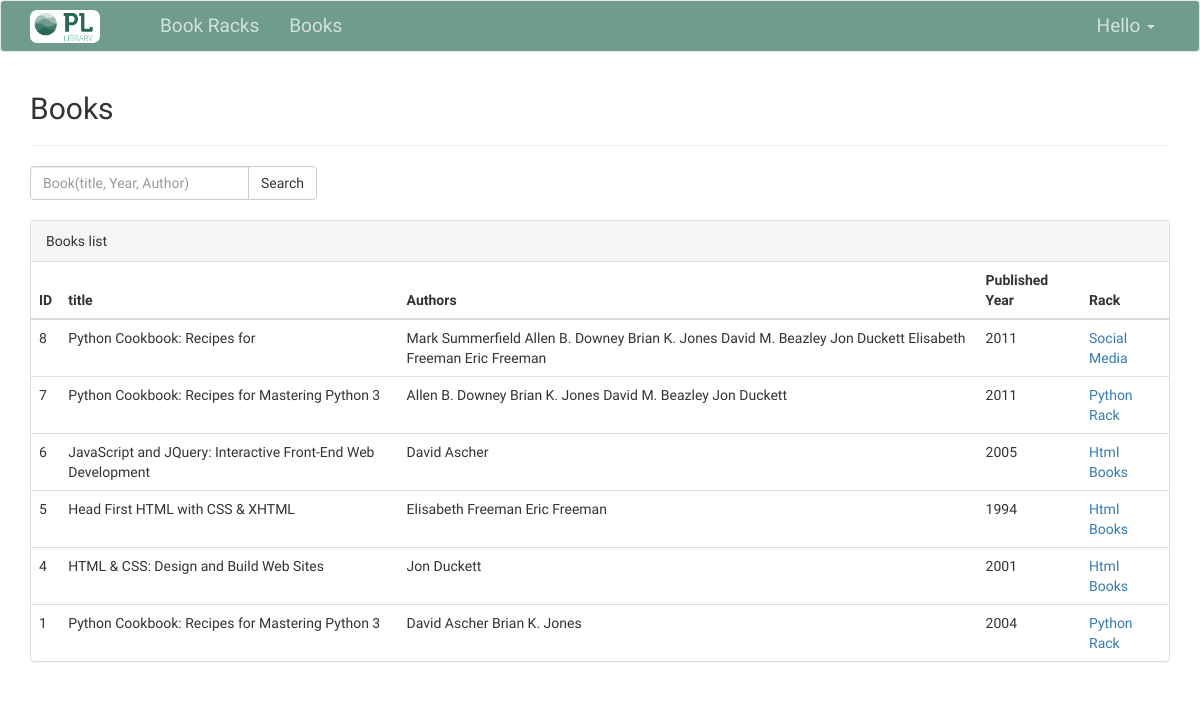
Page /book/ on the earlier database version.
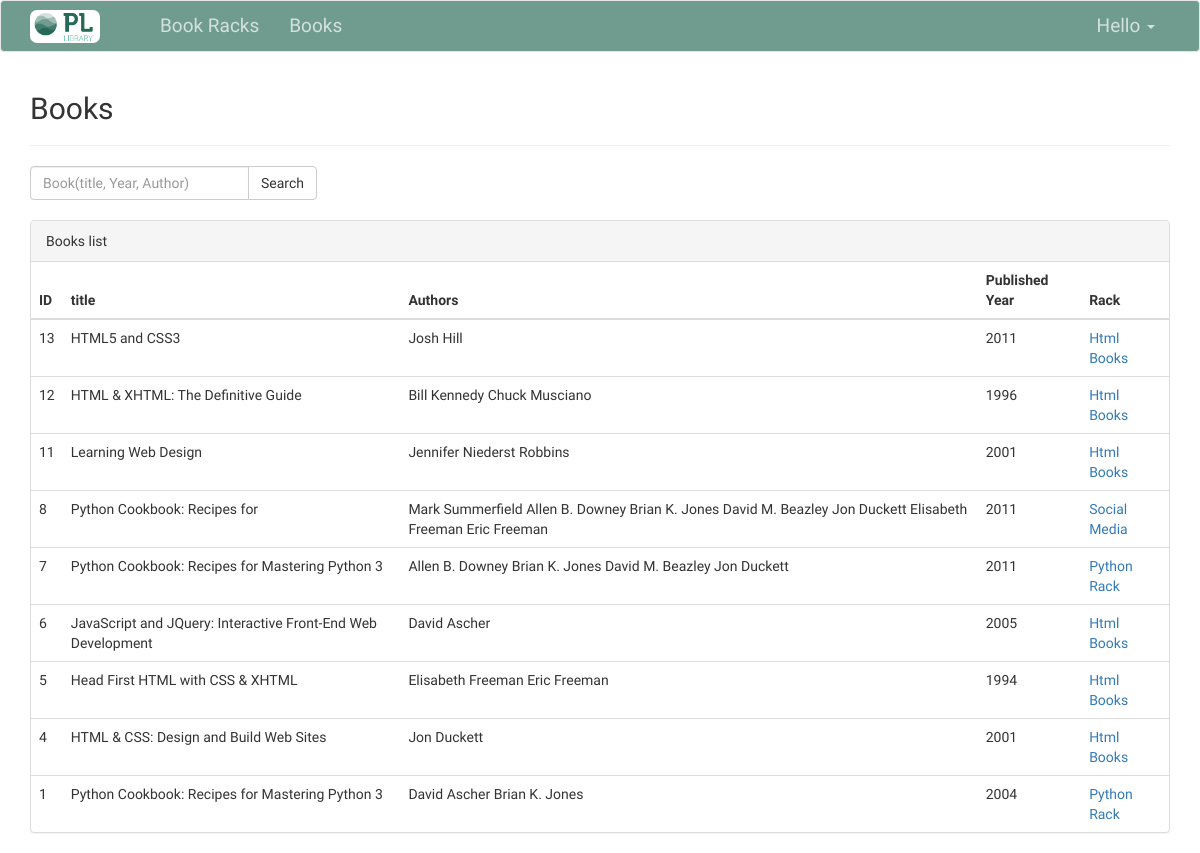
Same page on the later database version.
### bookracks/models.py (models this page shows, shortened)
class DefaultModel(models.Model):
    created = models.DateTimeField(auto_now_add=True)
    modified = models.DateTimeField(auto_now=True)
    class Meta:
        abstract = True

class Book(DefaultModel):
    book_rack = models.ForeignKey(BookRack, on_delete=models.CASCADE)
    title = models.CharField(null=False, blank=False, max_length=255)
    slug = models.SlugField(null=True, blank=True, max_length=255, unique=True)
    authors = models.ManyToManyField(Author)
    published_year = models.CharField(max_length=50)
    cover_url = models.URLField(null=True, blank=True, max_length=255)

class Author(DefaultModel):
    name = models.CharField(max_length=200)
    slug = models.SlugField(null=True, blank=True, max_length=255, unique=True)

class BookRack(DefaultModel):
    name = models.CharField(null=False, blank=False, max_length=255)
    slug = models.SlugField(null=True, blank=True, max_length=255, unique=True)
    description = models.TextField(null=True, blank=True)

### bookracks/views.py (the view)
# urls.py: path('', views.BooksListView.as_view(), name="books_list"),
class BooksListView(LoginRequiredMixin, ListView):
    model = Book
    paginate_by = 10
    template_name = 'bookracks/books/index.html'
    def get_queryset(self):
        query = super(BooksListView, self).get_queryset().order_by('-id')
        qry = self.request.GET.get('search')
        if qry:
            query = query.filter(Q(title__contains=qry)|Q(published_year__contains=qry)|Q(authors__name__contains=qry))
            query = query.distinct()
        return query
    def get_context_data(self, *, object_list=None, **kwargs):
        context = super(BooksListView, self).get_context_data(object_list=None, **kwargs)
        context['search'] = self.request.GET.get('search', '')
        return context

### templates/bookracks/books/index.html (shortened to what this page needs)
{% extends 'base.html' %}
{% block content %}
    <h2>Books</h2>
    <hr>
    <form class="form-inline" method="get">
        <div class="input-group">
            <input name="search" type="text" class="form-control" placeholder="Book(title, Year, Author)" value="{{ search }}">
            <span class="input-group-btn">
                <button class="btn btn-default" type="submit">Search</button>
            </span>
        </div>
    </form>
    <br>
    <div class="panel panel-default">
        <div class="panel-heading">Books list</div>
        <div class="panel-body" style="padding: 0">
            <table class="table tabel-hover" style="margin-bottom: 0px">
                <thead>
                <tr>
                    <th>ID</th>
                    <th>title</th>
                    <th>Authors</th>
                    <th>Published Year</th>
                    <th>Rack</th>
                </tr>
                </thead>
                <tbody>
                {% for book in object_list %}
                    <tr>
                        <td>{{ book.id }}</td>
                        <td>{{ book.title }}</td>
                        <td>
                            {% for author in book.authors.all %}
                                {{ author.name }}
                            {% endfor %}
                        </td>
                        <td>{{ book.published_year }}</td>
                        <td>
                            <a href="{% url 'racks:racks_detail' book.book_rack.slug %}">{{ book.book_rack.name }}</a>
                        </td>
                    </tr>
                {% endfor %}
                </tbody>
            </table>
        </div>
    </div>
{% endblock %}

### templates/base.html (shortened to what this page needs)
{% load static %}
<!DOCTYPE html>
<html lang="en">
<head>
    <link href="https://stackpath.bootstrapcdn.com/bootstrap/3.3.7/css/bootstrap.min.css" rel="stylesheet">
    <link href="https://stackpath.bootstrapcdn.com/font-awesome/4.7.0/css/font-awesome.min.css" rel="stylesheet">
    <link href="{% static 'css/style.css' %}" type="text/css" rel="stylesheet">
</head>
<body>
<nav class="navbar navbar-default">
    <div class="container container-fluid">
        <div class="navbar-header">
            <a class="navbar-brand" href="/" style="width: 130px">
                <img src="{% static 'images/pl-lib.png' %}">
            </a>
        </div>
        <div id="navbar" class="navbar-collapse collapse">
            <ul class="nav navbar-nav">
                <li><a href="{% url 'racks:racks_list' %}">Book Racks</a></li>
                <li><a href="{% url 'racks:books_list' %}">Books</a></li>
            </ul>
            <ul class="nav navbar-nav navbar-right">
                <li class="dropdown">
                    <a href="#" class="dropdown-toggle" data-toggle="dropdown" role="button" aria-haspopup="true" aria-expanded="false">
                        Hello {{ request.user.first_name }} <span class="caret"></span>
                    </a>
                </li>
            </ul>
        </div>
    </div>
</nav>
<div class="container">
    {% block content %}{% endblock %}
</div>
</body>
</html>

### librarysys/public/css/style.css (style rules this page uses)
.form-control { color: #212121; }
body { font-family: 'Crete Round', serif; }
.navbar-default { background-color: #709b8f; border-color: #e7e7e7; }
.navbar-brand img { width: 70px; position: absolute; top: 9px; border-radius: 7px; }
.navbar-default .navbar-nav>li>a { color: #d4e1dd; font-size: 19px; }

Differences in the rows shown:
added Book: id "13", title "HTML5 and CSS3", published_year "2011", book_rack.name "Html Books"
added Author: name "Josh Hill", shown under "13"
added Book: id "12", title "HTML & XHTML: The Definitive Guide", published_year "1996", book_rack.name "Html Books"
added Author: name "Bill Kennedy", shown under "12"
added Author: name "Chuck Musciano", shown under "12"
added Book: id "11", title "Learning Web Design", published_year "2001", book_rack.name "Html Books"
added Author: name "Jennifer Niederst Robbins", shown under "11"
